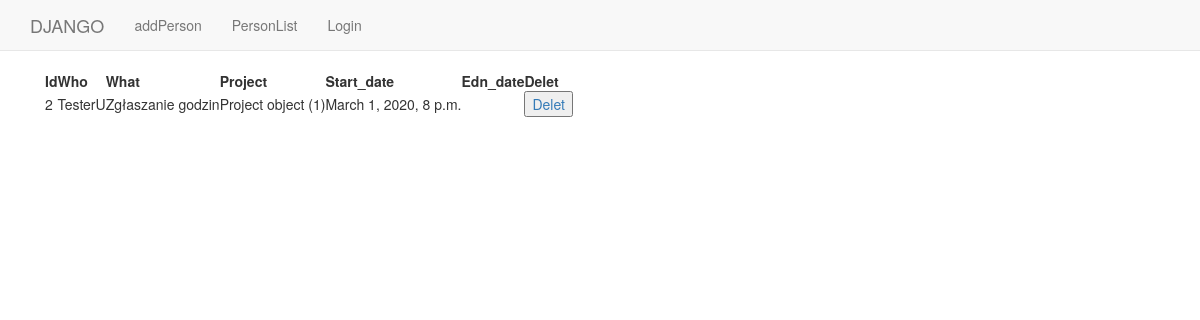
The app's page /polls/NotifikationUser/2/ with its own data.
### polls/models.py (models this page shows)
class Notification(models.Model):
    idNotification = models.AutoField(primary_key=True)
    who = models.ForeignKey(User, on_delete=models.SET_NULL,null=True)
    what = models.CharField(max_length=100)
    projectOwner = models.ForeignKey(Project,on_delete=models.CASCADE)
    start_date = models.DateTimeField(
        default=timezone.now)
    edn_date = models.DateTimeField(
        default=timezone.now)

class Project(models.Model):
    idProject = models.AutoField(primary_key=True)
    name = models.CharField(max_length=50)
    description = models.CharField(max_length=50)
    owner = models.ForeignKey(User,on_delete=models.SET_NULL,null=True)
    state = models.CharField(max_length=50)

### polls/views.py (the view)
# urls.py: path('NotifikationUser/<int:pk>/', views.NotifikationUser.as_view(), name='notifikationUser'),
class NotifikationUser(generic.ListView):
    template_name = 'polls/notifikationUser.html'
    context_object_name = 'notifikation'
    def get_queryset(self):
        person= get_object_or_404(Person,id=self.kwargs['pk'])
        return Notification.objects.filter(who=person.user)

### templates/polls/notifikationUser.html
{% extends "polls/base.html" %}
{% block body_block %}
  <div class="container">
   <table>
  <tr>
      <th>Id</th>
      <th>Who</th>
      <th>What</th>
      <th>Project</th>
      <th>Start_date</th>
      <th>Edn_date</th>
      <th>Delet</th>
  </tr>
{% if notifikation.count > 0  %}
    <tr>
    {% for n in notifikation %}
         <td>{{ n.idNotification }}</td>
         <td>{{ n.who }}</td>
         <td>{{ n.what }}</td>
         <td>{{ n.projectOwner }}</td>
         <td>{{ n.start_date }}</td>
        <td>{{ n.Edn_date }}</td>
        <td><a href="{% url 'polls:detailPerson' n.idNotification %}"><button value="Wyswietl">Delet</button> </a></td></tr>
    {% endfor %}
{% else %}
    <p>No polls are available.</p>
{% endif %}
</table>
  </div>
{% endblock %}

### records on screen
Notification: idNotification "2", who "TesterU", what "Zgłaszanie godzin", projectOwner "Project object (1)", start_date "March 1, 2020, 8 p.m."
